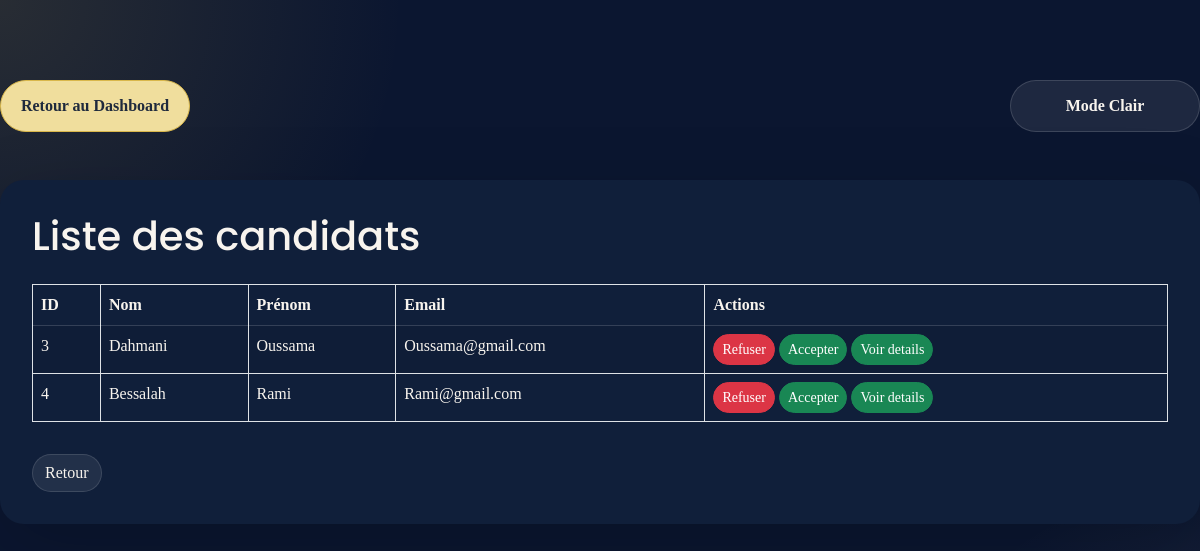
Screenshot of /acceuil-arh/recrutements/liste_candidats/1/ with the database file from the repository.
### app1/models.py (models this page shows, shortened)
class Candidat (models.Model):
    Nom= models.CharField(max_length= 20)
    Prenom= models.CharField(max_length= 20)
    Email= models.CharField(max_length= 30, unique=True)
    CV = models.TextField()
    date_condidature= models.DateField(default=timezone.now)
    Utilisateur_Condidat= models.ForeignKey(Utilisateur, on_delete=models.CASCADE, related_name="condidats")
    Etat_condidature= models.CharField(max_length=30)

### app1/views.py (the view)
# urls.py: path('acceuil-arh/recrutements/liste_candidats/<int:recrutement_id>/', views.liste_candidats, name='liste_candidats'),
def liste_candidats(request, recrutement_id):
    recrutement = get_object_or_404(Recrutement, id=recrutement_id)
    candidats = recrutement.Condidat_Recrutement.all()
    return render(request, 'liste_candidats.html', {'candidats': candidats, 'recrutement': recrutement})

### app1/templates/liste_candidats.html (shortened to what this page needs)
<!DOCTYPE html>
<html lang="en">
    {% load static %}
<head>
    <link rel="stylesheet" href="{% static 'css/bootstrap.min.css' %}">
    <link rel="stylesheet" href="{% static 'css/styles.css' %}">
    <link href="https://cdn.jsdelivr.net/npm/remixicon@4.5.0/fonts/remixicon.css" rel="stylesheet" />
    <link rel="stylesheet" href="https://unpkg.com/boxicons@latest/css/boxicons.min.css">
</head>
<body>
    <div class="theme-control-bar">
        <a href="{% url 'acceuil_arh' %}" class="btn btn-primary" id="dashboard-return">Retour au Dashboard</a>
        <button id="theme-toggle" class="btn btn-secondary">Mode Clair/Sombre</button>
    </div>
    <div class="container mt-5">
        <h1 class="mb-4">Liste des candidats</h1>
        <table class="table table-bordered table-striped">
            <thead class="thead-dark">
                <tr>
                    <th>ID</th>
                    <th>Nom</th>
                    <th>Prénom</th>
                    <th>Email</th>
                    <th>Actions</th>
                </tr>
            </thead>
            <tbody>
                {% for candidat in candidats %}
                <tr>
                    <td>{{ candidat.id }}</td>
                    <td>{{ candidat.Nom }}</td>
                    <td>{{ candidat.Prenom }}</td>
                    <td>{{ candidat.Email }}</td>
                    <td>
                        <a href="{% url 'refuser_candidat' candidat.id %}" class="btn btn-danger btn-sm">Refuser</a>
                        <a href="{% url 'accepter_candidat' candidat.id %}" class="btn btn-success btn-sm">Accepter</a>
                        <a href="{% url 'details_candidat' candidat.id %}" class="btn btn-success btn-sm">Voir details</a>
                    </td>
                </tr>
                {% endfor %}
            </tbody>
        </table>
        <a href="{% url 'liste_recrutements' %}" class="btn btn-secondary mt-3">Retour</a>
    </div>
</body>
</html>

### app1/static/css/styles.css (style rules this page uses)
:root { --bg-base: #0b1630; --bg-card: rgba(255,255,255,0.08); --bg-card-soft: rgba(255,255,255,0.12); --surface: #101f3a; --surface-soft: #162748; --text-light: #f8f4ee; --text-strong: #ffffff; --text-dark: #1f2a3d; --accent: #d9b74b; --accent-soft: #f0de9d; --chart-1: #4d9be6; --chart-2: #ec6a5e; --chart-3: #6dd1b7; --chart-4: #f5c04d; --chart-5: #7c5cff; --chart-6: #ff7fbf; --shadow: 0 24px 80px rgba(0,0,0,0.18); --border: rgba(255,255,255,0.12); }
html { scroll-behavior: smooth; }
body { min-height: 100vh; font-family: 'Poppins', sans-serif; background: radial-gradient(circle at top left, rgba(217,183,75,0.14), transparent 28%), radial-gradient(circle at bottom right, rgba(244,235,215,0.12), transparent 22%), var(--bg-base); color: var(--text-light); margin: 0; padding: 0; padding-top: 80px; }
body, input, textarea, select, button { font-family: inherit; }
h1, h2, h3, h4, h5, h6 { font-family: 'Poppins', sans-serif; }
a { color: inherit; }
button, .btn { border-radius: 999px; transition: all 220ms ease; }
.card, .table, .form-control, .btn { transition: all 220ms ease; }
.table thead th { border-bottom: 1px solid rgba(255,255,255,0.15); }
.btn-primary { background-color: var(--accent); border-color: var(--accent); color: var(--text-dark); }
.table thead th, .table tbody td, .form-label, .navbar a, footer, .card-title, .card-text { color: var(--text-light) !important; }
.theme-control-bar { display: flex; align-items: center; justify-content: space-between; gap: 0.75rem; flex-wrap: wrap; margin-bottom: 1.5rem; }
#theme-toggle, #dashboard-return { min-width: 190px; padding: 0.8rem 1rem; border: 1px solid transparent; font-weight: 600; }
#theme-toggle { background: rgba(255, 255, 255, 0.08); border-color: rgba(255, 255, 255, 0.14); color: var(--text-light); }
#dashboard-return { background: var(--accent-soft); color: var(--text-dark); border-color: var(--accent); }
.container { background: var(--surface); border-radius: 24px; padding: 2rem; box-shadow: var(--shadow); }
.btn-secondary { background-color: rgba(255, 255, 255, 0.08); border-color: rgba(255, 255, 255, 0.12); color: var(--text-light); }
.card, .table, .form-control, .btn, .card-body { transition: all 220ms ease; }
.container { max-width: 1200px; margin: 2rem auto; }

### rows the page displays
Candidat: id "3", Nom "Dahmani", Prenom "Oussama", Email "Oussama@gmail.com"
Candidat: id "4", Nom "Bessalah", Prenom "Rami", Email "Rami@gmail.com"
